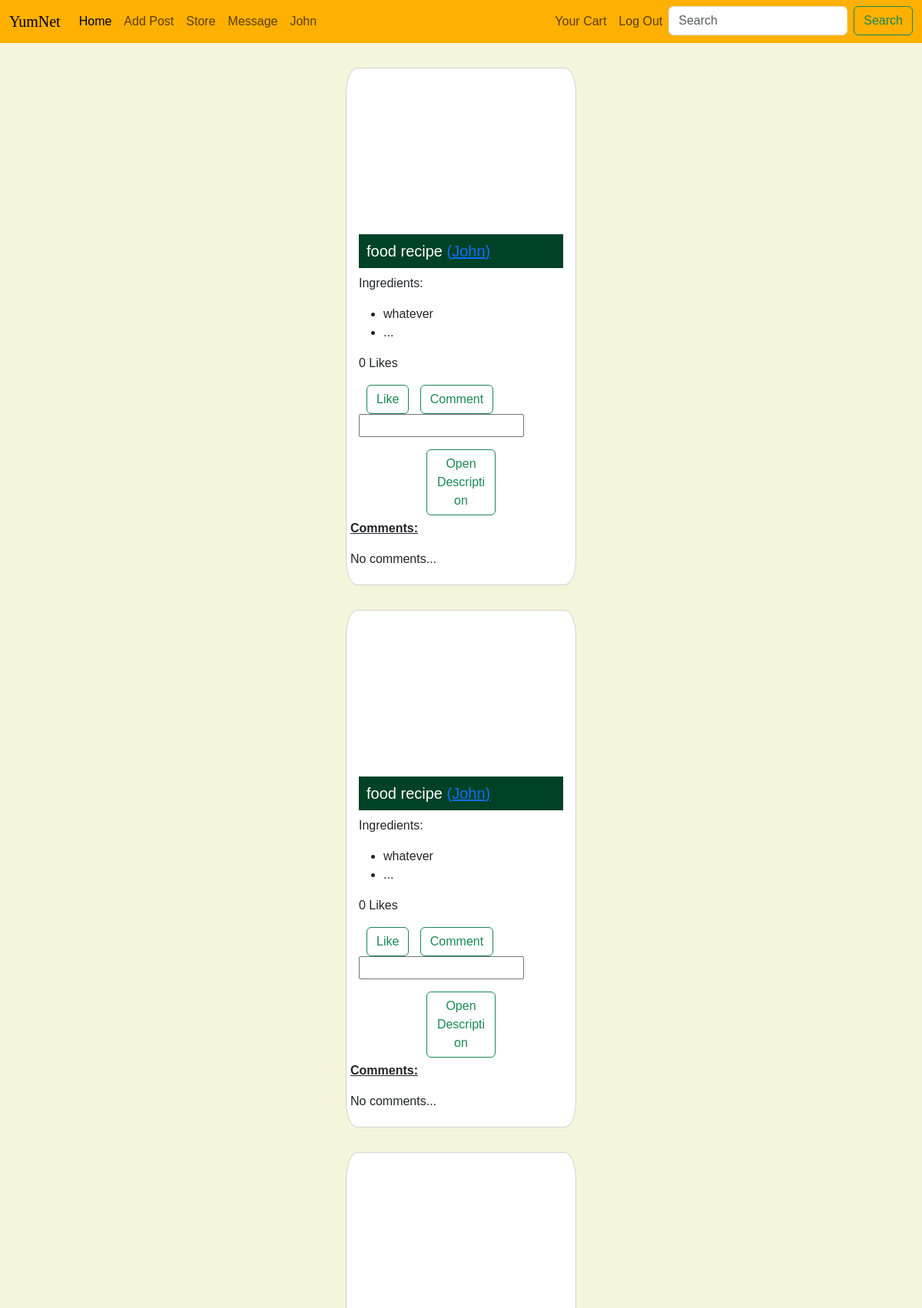
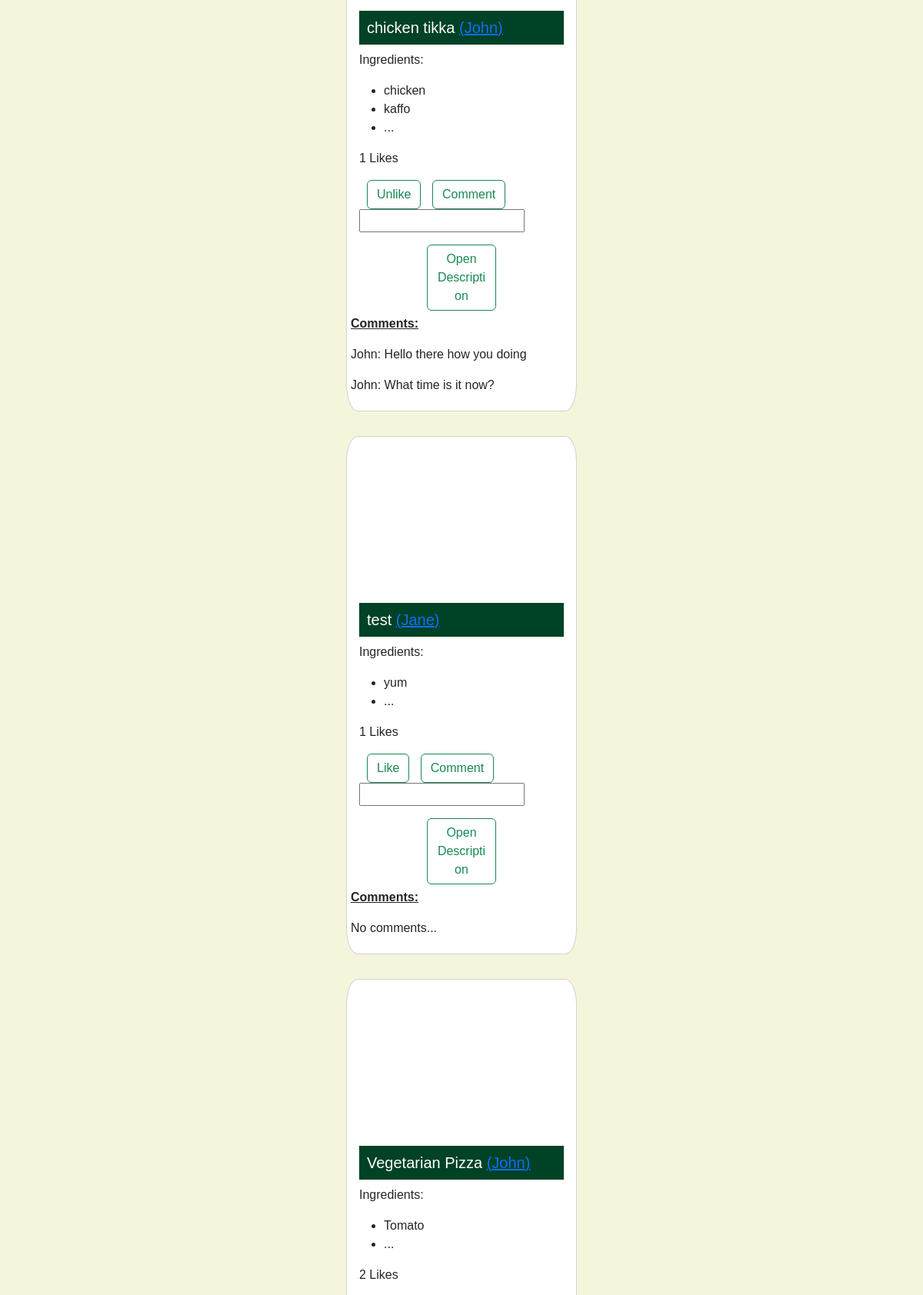
The app's page /hompage.php (signed in, upper part) with its own data (2 pictures, top to bottom).
### tables this page shows
CREATE TABLE `post` (
  `pid` int(11) NOT NULL,
  `img_url` varchar(2048) NOT NULL,
  `title` varchar(255) DEFAULT NULL,
  `published_at` datetime NOT NULL,
  `is_veg` int(1) NOT NULL,
  `caption` varchar(2048) NOT NULL,
  `user_id` int(11) NOT NULL
);

CREATE TABLE `page_user` (
  `uid` int(11) NOT NULL,
  `first_name` varchar(255) NOT NULL,
  `last_name` varchar(255) NOT NULL,
  `user_name` varchar(255) NOT NULL,
  `email` varchar(255) NOT NULL,
  `pass` varchar(255) NOT NULL,
  `dob` date DEFAULT '2003-10-28',
  `last_seen` datetime DEFAULT current_timestamp(),
  `gender` bit(1) DEFAULT b'0' COMMENT 'male is zero female is one',
  `pic_url` varchar(255) DEFAULT NULL
);

CREATE TABLE `postingredient` (
  `ingredient_name` varchar(255) NOT NULL,
  `post_id` int(11) NOT NULL,
  `quantity` int(11) DEFAULT NULL
);

### hompage.php (the view, shortened to what this page needs)
<!DOCTYPE html>
<html lang="en">
<head>
    <?php require 'includes_and_requires/bootstrap.php' ?>
    <?php require 'styleTemp.php' ?>
</head>
<body>
    <?php include 'includes_and_requires/menu.php' ?>
    <?php
    require 'config.php';
    $sql="";
    if(!isset($_SESSION['admin_id'])){
        $sql = "select * from follower where follower_id = $_SESSION[user_id]";
    }else{
        $sql = "select * from follower where follower_id = $_SESSION[admin_id]";
    }
    $ret = mysqli_query($conn, $sql);
    if (mysqli_num_rows($ret) > 0) {
        $sql = "select * from post
      join page_user as pu on user_id = pu.uid
      join follower as f on pu.uid = f.following_id
      where f.follower_id = $_SESSION[user_id] order by published_at desc";
        $ret = mysqli_query($conn, $sql);
        if (mysqli_num_rows($ret) > 0) {
            while ($row = mysqli_fetch_assoc($ret)) {
                $sql = "Select * from page_user where uid = {$row['user_id']}";
                $ret2 = mysqli_query($conn, $sql);
                $row2 = mysqli_fetch_assoc($ret2);
                $sql = "Select * from postingredient where post_id = {$row['pid']} limit 3";
                $ret3 = mysqli_query($conn, $sql);
                echo "
          <div class='card'>
      <div class='custom_image' style='background-image:url({$row['img_url']})'></div>
      <div class='card-body'>
      <h5 class='card-title'>{$row['title']} <a href='Controllers/pfpPagelink.php?user_id={$row2['uid']}'>({$row2['first_name']})</a></h5>
      <p class='card-text' onmouseover='onHover({$row['pid']})' onmouseout='outHover({$row['pid']})'>
          Ingredients: <ul>";
                while ($row3 = mysqli_fetch_assoc($ret3)) {
                    echo "<li>{$row3['ingredient_name']}</li>";
                }
                echo "
        <li>...</li>
        </ul>
        </p>
        <p>";
                $sql = "select count(pid) as count from post_like
        where pid = {$row['pid']}";
                $ret4 = mysqli_query($conn, $sql);
                $count = mysqli_fetch_assoc($ret4);
                $sql = "SELECT * FROM post_like WHERE pid = {$row['pid']} AND uid = {$_SESSION['user_id']}";
                $ret5 = mysqli_query($conn, $sql);
                echo "{$count['count']}";
                echo " Likes</p>
        <form action='Controllers/LCController.php'>
        <input type='submit' class='btn btn-outline-success' value='" . (mysqli_num_rows($ret5)>0 ? 'Unlike' : 'Like') . "' name='like'>
        <input type='submit' class='btn btn-outline-success' value='Comment' name='comm'>
        <input type='text' name='comment' >
        <input type = 'hidden' name='user' value='$_SESSION[user_id]'>
        <input type = 'hidden' name='post' value='{$row['pid']}'>
        <input type = 'hidden' name='loc' value='home'>
        </form>
      </div>
      <button onclick='desc(1,\"post{$row['pid']}\")' class='btn btn-outline-success open'>Open Description</button>
      <div class='coms'><b><u><p>Comments:</p></u></b>";
                $sql = "select first_name, content
      from post_comment as pc
      join page_user as pu on pc.uid = pu.uid
      where pid = {$row['pid']}
      ";
                $retCom = mysqli_query($conn, $sql);
                if (mysqli_num_rows($retCom) == 0) {
                    echo "<p>No comments...</p>";
                } else {
                    while ($coms = mysqli_fetch_assoc($retCom)) {
                        echo "<p>{$coms['first_name']}: {$coms['content']}</p>";
                    }
                }
                echo "</div>
    </div>";
                $sql = "Select * from postingredient where post_id = {$row['pid']}";
                $ret3 = mysqli_query($conn, $sql);
                echo "<div class = 'postIng' id = '{$row['pid']}'><p>INGREDIENTS:</p><ul>";
                while ($row3 = mysqli_fetch_assoc($ret3)) {
                    echo "<li>{$row3['ingredient_name']}</li>";
                }
                echo "</ul></div>";
                $ret4 =  mysqli_query($conn, "Select * from post where pid = {$row['pid']}");
                echo "<div class = 'postDesc' id='post{$row['pid']}'> <h2>Description:</h2>";
                while ($row4 = mysqli_fetch_assoc($ret4)) {
                    echo "<p>{$row4['caption']}</p><button onclick='desc(0,\"post{$row['pid']}\")' class='btn btn-outline-success'>Close Description</button>";
                }
                echo "</div>";
            }
        }
    } else {
        $sql = "select * from post order by published_at desc";
        $ret = mysqli_query($conn, $sql);
        if (mysqli_num_rows($ret) > 0) {
            while ($row = mysqli_fetch_assoc($ret)) {
              $sql = "Select * from page_user where uid= {$row['user_id']}";
              $ret2 = mysqli_query($conn, $sql);
              $row2 = mysqli_fetch_assoc($ret2);
              $sql = "Select * from postingredient where post_id = {$row['pid']} limit 3";
              $ret3 = mysqli_query($conn, $sql);
              echo "
        <div class='card'>
    <div class='custom_image' style='background-image:url({$row['img_url']})'></div>
    <div class='card-body'>
    <h5 class='card-title'>{$row['title']} <a href='Controllers/pfpPagelink.php?user_id={$row2['uid']}'>({$row2['first_name']})</a></h5>
    <p class='card-text' onmouseover='onHover({$row['pid']})' onmouseout='outHover({$row['pid']})'>
        Ingredients: <ul>";
              while ($row3 = mysqli_fetch_assoc($ret3)) {
                  echo "<li>{$row3['ingredient_name']}</li>";
              }
              echo "
      <li>...</li>
      </ul>
      </p>
      <p>";
              $sql = "select count(pid) as count from post_like
      where pid = {$row['pid']}";
      $ret4 = mysqli_query($conn, $sql);
      $count = mysqli_fetch_assoc($ret4);
      $sql = "SELECT * FROM post_like WHERE pid = {$row['pid']} AND uid = {$_SESSION['user_id']}";
      $ret5 = mysqli_query($conn, $sql);
      echo "{$count['count']}";
      echo " Likes</p>
<form action='Controllers/LCController.php'>
<input type='submit' class='btn btn-outline-success' value='" . (mysqli_num_rows($ret5)>0 ? 'Unlike' : 'Like') . "' name='like'>
      <input type='submit' class='btn btn-outline-success' value='Comment' name='comm'>
      <input type='text' name='comment' >
      <input type = 'hidden' name='user' value='$_SESSION[user_id]'>
      <input type = 'hidden' name='post' value='{$row['pid']}'>
      <input type = 'hidden' name='loc' value='home'>
      </form>
    </div>
    <button onclick='desc(1,\"post{$row['pid']}\")' class='btn btn-outline-success open'>Open Description</button>
    <div class='coms'><b><u><p>Comments:</p></u></b>";
              $sql = "select first_name, content
    from post_comment as pc
    join page_user as pu on pc.uid = pu.uid
    where pid = {$row['pid']}
    ";
              $retCom = mysqli_query($conn, $sql);
              if (mysqli_num_rows($retCom) == 0) {
                  echo "<p>No comments...</p>";
              } else {
                  while ($coms = mysqli_fetch_assoc($retCom)) {
                      echo "<p>{$coms['first_name']}: {$coms['content']}</p>";
                  }
              }
              echo "</div>
  </div>";
          }
      }
  }
  ?>
</body>
</html>

### style11.css (style rules this page uses)
.card { width: 25%; margin: 2em auto; }
body { font-family: sans-serif; background-color: #F5F5DC; }
h5.card-title { background-color: #004225; padding: 10px; color: white; }
.custom_image { width: 100%; height: 200px; background-size: cover; background-position: center; }
.card { border-radius: 5%; margin-bottom: 20px; }
.custom_image { border-top-left-radius: 5%; border-top-right-radius: 5%; }
.coms { padding: 5px; }
.open { width: 30%; margin: auto auto; }
input.btn { background-color: white; margin-left: 10px; }

### records on screen
post: title "food recipe", page_user.first_name "John", count "0", shows "No comments..."
postingredient: ingredient_name "whatever"
post: title "food recipe", page_user.first_name "John", count "0", shows "No comments..."
postingredient: ingredient_name "whatever"
post: title "chicken tikka", page_user.first_name "John", count "1", first_name "John", content "Hello there how you doing", content "What time is it now?"
postingredient: ingredient_name "chicken"
postingredient: ingredient_name "kaffo"
post: title "test", page_user.first_name "Jane", count "1", shows "No comments..."
postingredient: ingredient_name "yum"
post: title "Vegetarian Pizza", page_user.first_name "John", count "2"
postingredient: ingredient_name "Tomato"

### other values on screen
$_SESSION[first_name] "John"
